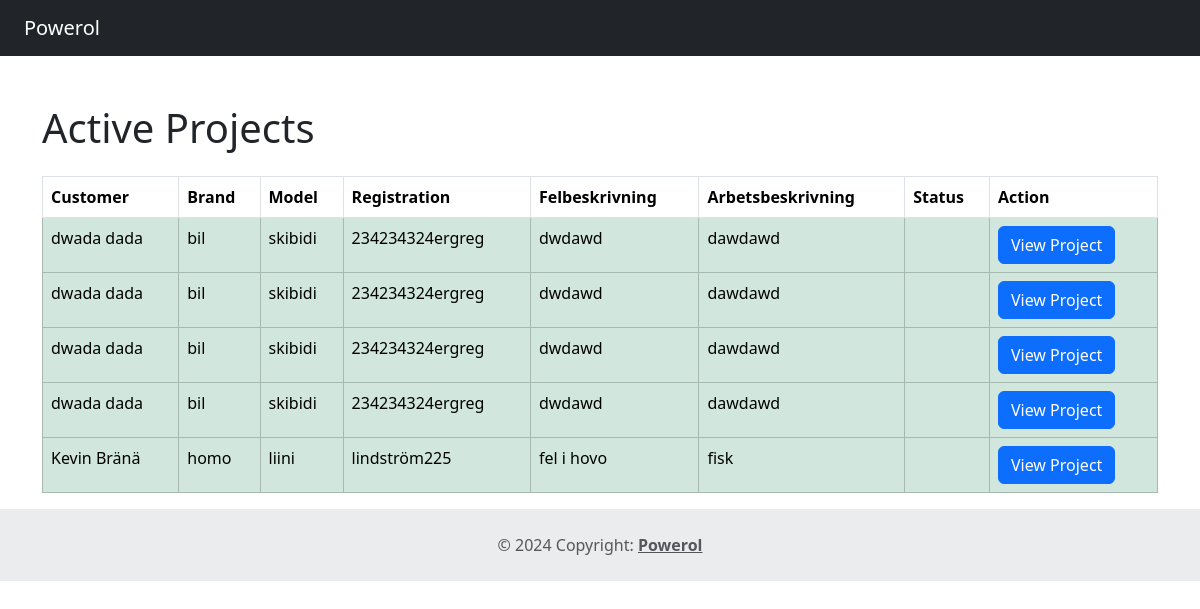
Before: /active_projects.php with the older database file.
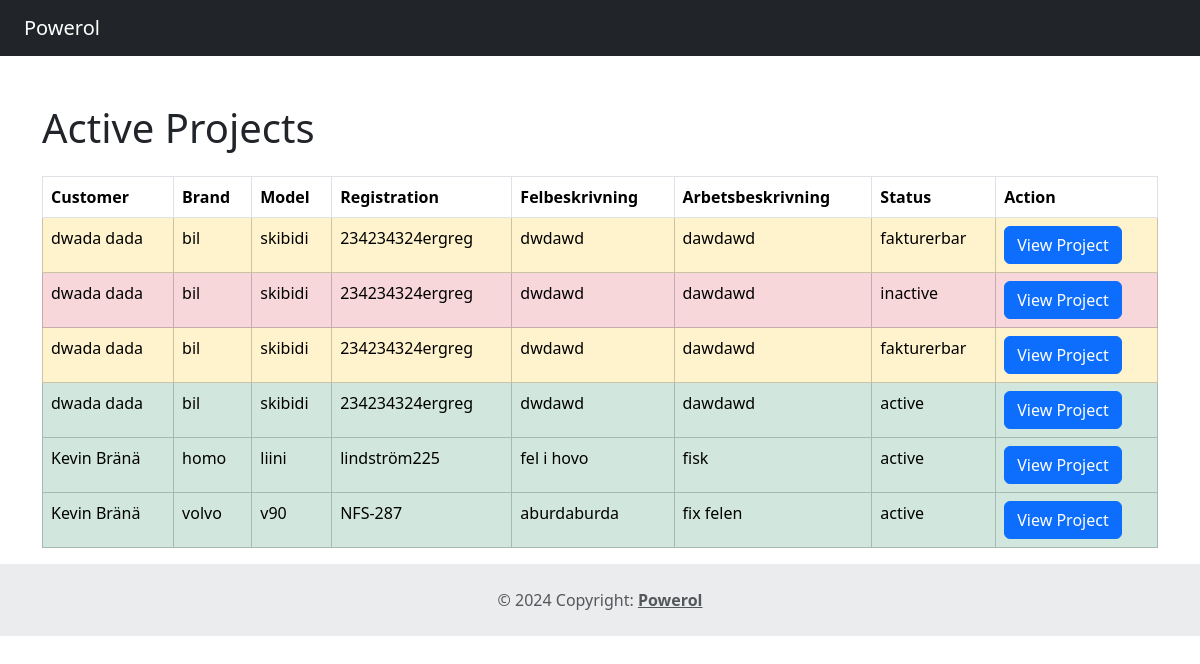
After: the same page with the newer database file.
### tables this page shows
CREATE TABLE `table_projekt` (
  `id_projekt` int(11) NOT NULL,
  `pt_felbeskrivning` varchar(520) NOT NULL,
  `pt_arbetsbeskrivning` varchar(520) NOT NULL,
  `pt_status_fk` int(11) NOT NULL,
  `customer_fk` int(11) NOT NULL,
  `created_by_user_fk` int(11) NOT NULL,
  `car_brand` varchar(255) NOT NULL,
  `car_model` varchar(255) NOT NULL,
  `car_reg` varchar(255) NOT NULL,
  `fk_produkter` int(11) DEFAULT NULL
);

CREATE TABLE `table_status` (
  `id_status` int(11) NOT NULL,
  `status_name` varchar(50) NOT NULL
);

### active_projects.php (the view, shortened to what this page needs)
<?php
include_once 'includes/header.php';
include_once 'includes/config.php';
echo "<div class='container mt-5'>";
echo "<h1 class='mb-4'>Active Projects</h1>";
try {
    $stmt = $pdo->query("
        SELECT
            p.id_projekt,
            CONCAT(c.cust_fname, ' ', c.cust_lname) AS customer_name,
            p.pt_felbeskrivning,
            p.pt_arbetsbeskrivning,
            p.car_brand,
            p.car_model,
            p.car_reg,
            s.status_name, -- Fetching the status name from table_status
            p.pt_status_fk
        FROM table_projekt p
        JOIN table_customer c ON p.customer_fk = c.id_cust
        JOIN table_status s ON p.pt_status_fk = s.id_status
    ");
    if ($stmt->rowCount() > 0) {
        echo "<table class='table table-bordered table-hover'>
                <thead class='thead-dark'>
                    <tr>
                        <th>Customer</th>
                        <th>Brand</th>
                        <th>Model</th>
                        <th>Registration</th>
                        <th>Felbeskrivning</th>
                        <th>Arbetsbeskrivning</th>
                        <th>Status</th>
                        <th>Action</th>
                    </tr>
                </thead>
                <tbody>";
        foreach ($stmt as $row) {
            $color_class = '';
            switch ($row['pt_status_fk']) {
                case 1:
                    $color_class = 'table-success';
                    break;
                case 2:
                    $color_class = 'table-danger';
                    break;
                case 3:
                    $color_class = 'table-warning';
                    break;
            }
            echo "<tr class='$color_class'>
                    <td>" . $row['customer_name'] . "</td>
                    <td>" . $row['car_brand'] . "</td>
                    <td>" . $row['car_model'] . "</td>
                    <td>" . $row['car_reg'] . "</td>
                    <td>" . $row['pt_felbeskrivning'] . "</td>
                    <td>" . $row['pt_arbetsbeskrivning'] . "</td>
                    <td>" . $row['status_name'] . "</td>
                    <td>
                        <a href='single-project.php?id=" . $row['id_projekt'] . "' class='btn btn-primary'>View Project</a>
                    </td>
                  </tr>";
        }
        echo "</tbody></table>";
    } else {
        echo "<div class='alert alert-info' role='alert'>No active projects found.</div>";
    }
} catch (PDOException $e) {
    echo "<div class='alert alert-danger' role='alert'>Error: " . $e->getMessage() . "</div>";
}
echo "</div>";
include_once 'includes/footer.php';
?>

### includes/header.php (shortened to what this page needs)
<!DOCTYPE html>
<html>
<head>
<link href="https://cdn.jsdelivr.net/npm/bootstrap@5.3.3/dist/css/bootstrap.min.css" rel="stylesheet">
<link rel="stylesheet" href="assets/css/style.css">
</head>
<body>
<header class="container-fluid bg-dark">
	<nav class="navbar navbar-expand-lg navbar-dark bg-dark">
  <div class="container-fluid">
    <a class="navbar-brand" href="#">Powerol</a>
  </div>
</nav>
</header>

### includes/footer.php
<footer class="text-center text-lg-start bg-body-tertiary text-muted">
  <div class="text-center p-4" style="background-color: rgba(0, 0, 0, 0.05);">
    © 2024 Copyright:
    <a class="text-reset fw-bold" href="https://axxell.fi">Powerol</a>
  </div>
</footer>
</body>
</html>

Changed rows visible on the page:
changed table_projekt (number 1 of 6 on the later page): pt_status_fk 1 → 3 (drawn); pt_status_fk.status_name (not shown) → "fakturerbar"
changed table_projekt: pt_status_fk 1 → 2 (drawn); pt_status_fk.status_name (not shown) → "inactive"
changed table_projekt (number 3 of 6 on the later page): pt_status_fk 1 → 3 (drawn); pt_status_fk.status_name (not shown) → "fakturerbar"
changed through a linked row, table_projekt (number 4 of 6 on the later page): pt_status_fk.status_name (not shown) → "active"
changed through a linked row, table_projekt "homo": pt_status_fk.status_name (not shown) → "active"
added table_projekt: customer_name "Kevin Bränä", car_brand "volvo", car_model "v90", car_reg "NFS-287", pt_felbeskrivning "aburdaburda", pt_arbetsbeskrivning "fix felen", pt_status_fk.status_name "active"
